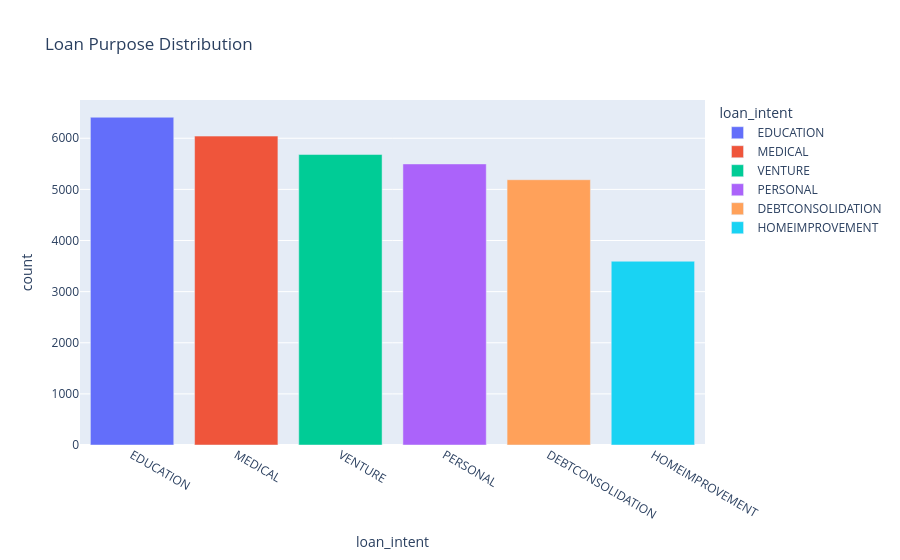

This figure's notebook cell:
### Code cell
fig = px.bar(
    df["loan_intent"].value_counts().reset_index(),
    x="loan_intent",
    y="count",
    color="loan_intent",
    title="Loan Purpose Distribution"
)

fig.show()

### Figure 1 — Plotly figure (JSON) as saved in the notebook; plotly's stock layout.template omitted (floating-point values rounded to 4 significant figures)
{"data": [{"hovertemplate": "loan_intent=%{x}<br>count=%{y}<extra></extra>", "legendgroup": "EDUCATION", "marker": {"color": "#636efa", "pattern": {"shape": ""}}, "name": "EDUCATION", "orientation": "v", "showlegend": true, "textposition": "auto", "type": "bar", "x": ["EDUCATION"], "xaxis": "x", "y": [6411], "yaxis": "y"}, {"hovertemplate": "loan_intent=%{x}<br>count=%{y}<extra></extra>", "legendgroup": "MEDICAL", "marker": {"color": "#EF553B", "pattern": {"shape": ""}}, "name": "MEDICAL", "orientation": "v", "showlegend": true, "textposition": "auto", "type": "bar", "x": ["MEDICAL"], "xaxis": "x", "y": [6042], "yaxis": "y"}, {"hovertemplate": "loan_intent=%{x}<br>count=%{y}<extra></extra>", "legendgroup": "VENTURE", "marker": {"color": "#00cc96", "pattern": {"shape": ""}}, "name": "VENTURE", "orientation": "v", "showlegend": true, "textposition": "auto", "type": "bar", "x": ["VENTURE"], "xaxis": "x", "y": [5682], "yaxis": "y"}, {"hovertemplate": "loan_intent=%{x}<br>count=%{y}<extra></extra>", "legendgroup": "PERSONAL", "marker": {"color": "#ab63fa", "pattern": {"shape": ""}}, "name": "PERSONAL", "orientation": "v", "showlegend": true, "textposition": "auto", "type": "bar", "x": ["PERSONAL"], "xaxis": "x", "y": [5498], "yaxis": "y"}, {"hovertemplate": "loan_intent=%{x}<br>count=%{y}<extra></extra>", "legendgroup": "DEBTCONSOLIDATION", "marker": {"color": "#FFA15A", "pattern": {"shape": ""}}, "name": "DEBTCONSOLIDATION", "orientation": "v", "showlegend": true, "textposition": "auto", "type": "bar", "x": ["DEBTCONSOLIDATION"], "xaxis": "x", "y": [5189], "yaxis": "y"}, {"hovertemplate": "loan_intent=%{x}<br>count=%{y}<extra></extra>", "legendgroup": "HOMEIMPROVEMENT", "marker": {"color": "#19d3f3", "pattern": {"shape": ""}}, "name": "HOMEIMPROVEMENT", "orientation": "v", "showlegend": true, "textposition": "auto", "type": "bar", "x": ["HOMEIMPROVEMENT"], "xaxis": "x", "y": [3594], "yaxis": "y"}], "layout": {"barmode": "relative", "legend": {"title": {"text": "loan_intent"}, "tracegroupgap": 0}, "title": {"text": "Loan Purpose Distribution"}, "xaxis": {"anchor": "y", "categoryarray": ["EDUCATION", "MEDICAL", "VENTURE", "PERSONAL", "DEBTCONSOLIDATION", "HOMEIMPROVEMENT"], "categoryorder": "array", "domain": [0, 1], "title": {"text": "loan_intent"}}, "yaxis": {"anchor": "x", "domain": [0, 1], "title": {"text": "count"}}}}
